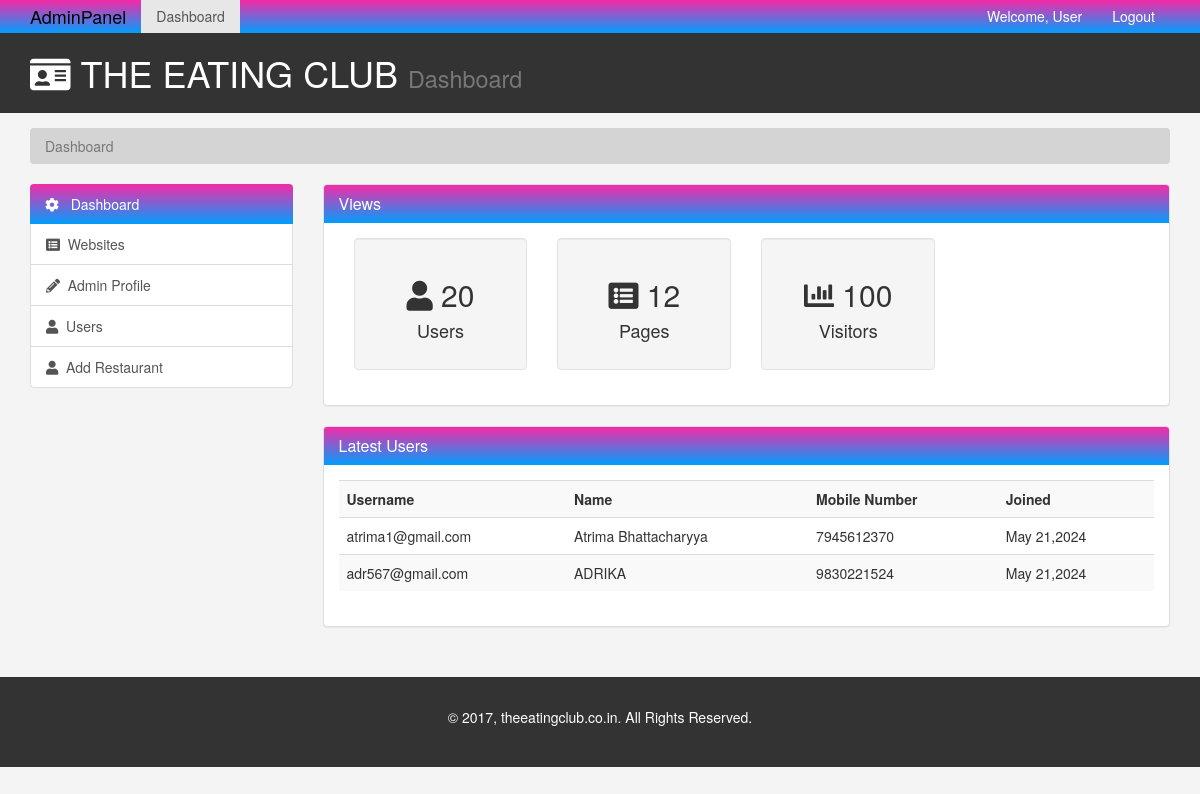
The app's page /admin.php with its own data.
### tables this page shows
CREATE TABLE `users` (
  `u_id` int(255) NOT NULL,
  `uni_id` varchar(10) NOT NULL,
  `username` varchar(255) NOT NULL,
  `name` varchar(255) NOT NULL,
  `mobnumber` bigint(50) NOT NULL,
  `password` varchar(255) NOT NULL
);

### admin.php (the view, shortened to what this page needs)
<!DOCTYPE html>
<html lang="en">
<head>
    <link rel="stylesheet" href="https://cdnjs.cloudflare.com/ajax/libs/font-awesome/5.12.1/css/all.min.css"
 />
    <link href="css/bootstrap.min.css" rel="stylesheet">
    <link rel="stylesheet" href="css/style.css">
</head>
<body>
    <nav class="navbar navbar-default ">
        <div class="container">
            <div class="navbar-header">
                <a class="navbar-brand" href="#">AdminPanel</a>
            </div>
            <div id="navbar" class="collapse navbar-collapse">
                <ul class="nav navbar-nav">
                    <li class="active"><a href="index.html">Dashboard</a></li>
                </ul>
                <ul class="nav navbar-nav navbar-right">
                    <li><a href="#">Welcome, User</a></li>
                    <li><a href="post.html">Logout</a></li>
                </ul>
            </div>
        </div>
    </nav>
    <header id="header">
        <div class="container">
            <div class="row">
                <div class="col-md-10">
                    <h1><i class="fas fa-id-card"></i>
                        THE EATING CLUB <small>Dashboard</small>
                    </h1>
                </div>
            </div>
        </div>
    </header>
    <section id="breadcrumb">
        <div class="container">
            <div class="breadcrumb">
                <li class="active">Dashboard</li>
            </div>
        </div>
    </section>
    <section id="main">
        <div class="container">
            <div class="row">
                <div class="col-md-3">
                    <div class="list-group">
                        <a href="#" class="list-group-item active main-color-bg">
                            <i class="fas fa-cog"></i> &nbsp; Dashboard
                        </a>
                        <a href="swigy.html" class="list-group-item"> <i class="fas fa-list-alt"></i> &nbsp;Websites</a>
                        <a href="adprof.php" class="list-group-item"><i class="fas fa-pencil-alt"></i> &nbsp;Admin Profile</a>
                        <a href="user.php" class="list-group-item"><i class="fas fa-user"></i> &nbsp;Users</a>
                        <a href="table.php" class="list-group-item"><i class="fas fa-user"></i> &nbsp;Add Restaurant</a>
                    </div>
                </div>
                <div class="col-md-9">
                    <div class="panel panel-default">
                        <div class="panel-heading main-color-bg">
                            <h3 class="panel-title">Views</h3>
                        </div>
                        <div class="panel-body">
                            <div class="col-md-3">
                                <div class="well dash-box">
                                    <h2><i class="fas fa-user"></i>&nbsp;20</h2>
                                    <h4>Users</h4>
                                </div>
                            </div>
                            <div class="col-md-3">
                                <div class="well dash-box">
                                    <h2><i class="fas fa-list-alt"></i>&nbsp;12</h2>
                                    <h4>Pages</h4>
                                </div>
                            </div>
                            <div class="col-md-3">
                                <div class="well dash-box">
                                    <h2><i class="fas fa-chart-bar"></i>&nbsp;100</h2>
                                    <h4>Visitors</h4>
                                </div>
                            </div>
                        </div>
                    </div>
                    <div class="panel panel-default ">
                        <div class="panel-heading main-color-bg">
                            <h3 class="panel-title">Latest Users</h3>
                        </div>
                        <div class="panel-body">
                            <table class="table table-striped table-hover">
                                <tr>
                                    <th>Username</th>
                                    <th>Name</th>
                                    <th>Mobile Number</th>
                                    <th>Joined</th>
                                </tr>
                                <?php
                                include 'server.php';
                                $sql = "SELECT username, name, mobnumber, DATE_FORMAT(NOW(), '%b %d,%Y') AS joined FROM users";
                                $result = $conn->query($sql);
                                if ($result->num_rows > 0) {
                                    while($row = $result->fetch_assoc()) {
                                        echo "<tr>";
                                        echo "<td>" . htmlspecialchars($row["username"]) . "</td>";
                                        echo "<td>" . htmlspecialchars($row["name"]) . "</td>";
                                        echo "<td>" . htmlspecialchars($row["mobnumber"]) . "</td>";
                                        echo "<td>" . htmlspecialchars($row["joined"]) . "</td>";
                                        echo "</tr>";
                                    }
                                } else {
                                    echo "<tr><td colspan='4'>No users found</td></tr>";
                                }
                                ?>
                            </table>
                        </div>
                    </body>
                    </html>
<footer id="footer">
    <p>© 2017, theeatingclub.co.in. All Rights Reserved.</p>
</footer>
</body>
</html>

### css/style.css (style rules this page uses)
:root { --sky:linear-gradient(180deg, #f52aa7 0%, #009efd 100%); }
body { background:#f4f4f4; }
.navbar { min-height: 33px !important; margin-bottom: 0px; border-radius:0; }
.navbar-nav>li>a, .navbar-brand { padding-top: 6px !important; padding-bottom: 0!important; height:33px; }
.navbar-default .navbar-nav>li>a { color: white; }
.navbar { background:var(--sky); border:none; }
.navbar .navbar-brand { color: #000000; }
.navbar .navbar-collapse, .navbar .navbar-form { border-color: #000000; }
a { cursor:pointer; }
.main-color-bg { background: var(--sky) !important; border:none; color:#ffffff !important; }
.dash-box { text-align: center; }
#header { background:#333333; color:#ffff; padding-bottom: 10px; margin-bottom:15px; }
.breadcrumb { background:#cccc; columns: #333333; }
#footer { background: #333333; color:white; text-align: center; padding:30px; margin-top:30px; }

### records on screen
users: username "atrima1@gmail.com", name "Atrima Bhattacharyya", mobnumber "7945612370", joined "May 21,2024"
users: username "adr567@gmail.com", name "ADRIKA", mobnumber "9830221524", joined "May 21,2024"
